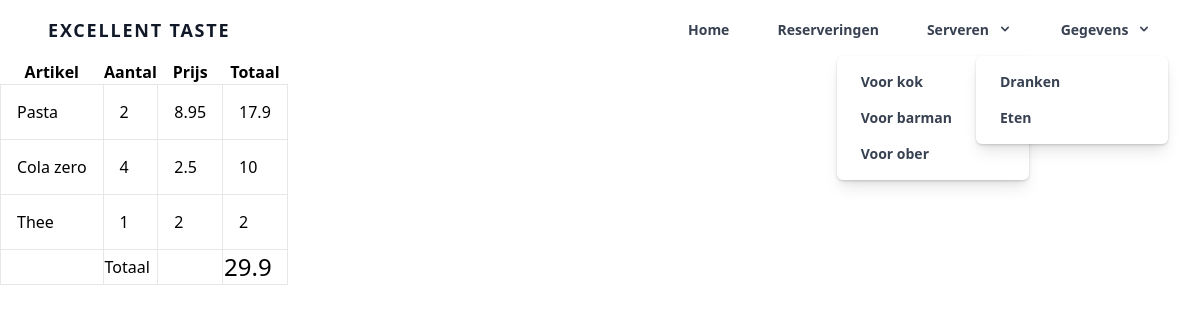
The app's page /views/bon.php?id=1 with its own data.
### tables this page shows
CREATE TABLE bestellingen (
	id int(11) AUTO_INCREMENT PRIMARY KEY not null,
    reservering_id int(11) not null,
    menuitem_id int(11) not null,
    aantal int(11) null,
    geserveerd boolean DEFAULT 0
);

CREATE TABLE menuitems (
	id int(11) AUTO_INCREMENT PRIMARY KEY not null,
    code VARCHAR(4) null,
    naam varchar(30) null,
    gerechtsoort_id int(11) not null,
    prijs double not null,
    UNIQUE (id,code)
);

### src/database/db.class.php (called while the page is built)
<?php
class DB
{
    public static function connect()
    {
        $usernme = 'root';
        $password = '';
        $dsn = "mysql:host=localhost;dbname=ext;charset=utf8mb4";
        $pdo = new PDO($dsn, $usernme, $password);
        return $pdo;
    }
}

### model/Bestelling.class.php (called while the page is built, shortened)
<?php
class Bestelling extends DB {
    public static function alleBestellingenVoorAfrekenen($id)
    {
        $sql = "SELECT a.id, a.reservering_id, c.tafel, b.naam, a.aantal, b.prijs from bestellingen a
        join menuitems b on a.menuitem_id = b.id
        join reserveringen c on a.reservering_id = c.id
        where a.reservering_id = ?;";
        $stmt = DB::connect()->prepare($sql);
        $stmt->execute([$id]);
        $data = $stmt->fetchAll(PDO::FETCH_OBJ);
        return $data;
    }
}

### controllers/BestellingController.class.php (called while the page is built, shortened)
<?php
require '../model/Bestelling.class.php';
class BestellingController {
    public function afrekenBestellingen($id)
    {
        return Bestelling::alleBestellingenVoorAfrekenen($id);
    }
}

### views/bon.php (the view, shortened to what this page needs)
<?php
include 'navbar.php';
$reservering_id = $_GET['id'];
$bestellingController = new BestellingController();
$bestellingen = $bestellingController->afrekenBestellingen($reservering_id);
$totaal = 0;
?>
<table>
  <tr>
    <th>Artikel</th>
    <th>Aantal</th>
    <th>Prijs</th>
    <th>Totaal</th>
  </tr>
  <?php foreach ($bestellingen as $bestelling) {
    $subtotaal = $bestelling->aantal * $bestelling->prijs;
    $totaal += $subtotaal;
    ?>
  <tr >
    <td class="p-4 m-5"><?php echo $bestelling->naam; ?></td>
    <td class="p-4 m-5"><?php echo $bestelling->aantal; ?></td>
    <td class="p-4 m-5"><?php echo $bestelling->prijs; ?></td>
    <td class="p-4 m-5"><?php echo $subtotaal; ?></td>
  </tr>
  <?php } ?>
  <tr class="ml-10">
    <td></td>
    <td>Totaal</td>
    <td></td>
    <td class=" ml-10 text-2xl"><?php echo $totaal; ?></td>
  </tr>
</table>

### src/css/style.css (style rules this page uses)
td { border: 1px solid rgb(231, 231, 231); }

### records on screen
bestellingen: menuitem.naam "Pasta", aantal "2", menuitem.prijs "8.95", aantal.prijs "17.9"
bestellingen: menuitem.naam "Cola zero", aantal "4", menuitem.prijs "2.5", aantal.prijs "10"
bestellingen: menuitem.naam "Thee", aantal "1", menuitem.prijs "2"

### other values on screen
$totaal "29.9"
